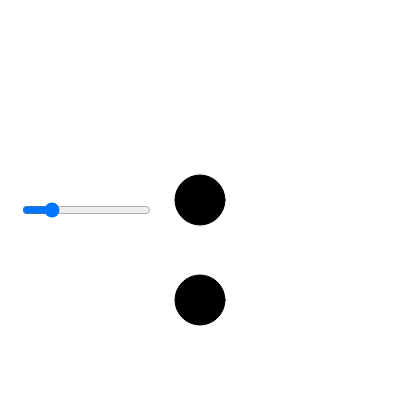
Frame 1 (no input)
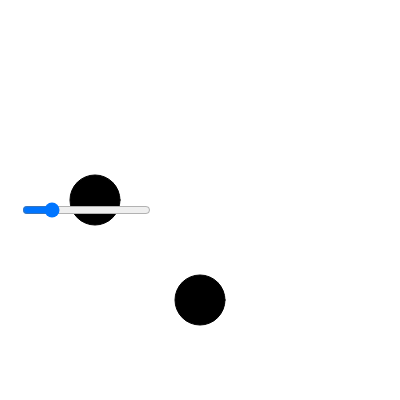
Frame 60 (no input)
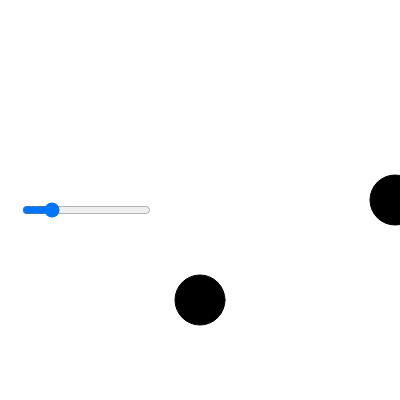
Frame 120 (the mouse pressed at the canvas centre since frame 60)

The p5.js sketch that drew these frames (run headless with seeded random() and noise() and a simulated clock; from frame 60 on, the mouse is pressed at the canvas centre):

// p5.js sketch
// ── sketch.js
var aSlider, bSlider;
var cb;
var barr = [];
function setup() {
  createCanvas(400, 400);
	svalue = createSlider(0, 255);
	svalue.position(20, 200);
	createSlider();
	textSize(20);
	cb = new CButton(200, 200, 50, color(0));
	barr.push(cb);
	cb = new CButton(200, 300, 50, color(0));
	barr.push(cb);

}


function draw() {
  background(255);
	for( i = 0; i < barr.length; i++ ){
	    barr[i].update();
		  barr[i].display();
	}
	barr[0].x = (barr[0].x +5) % width;
}

class CButton{
    constructor(x, y, d, grey){
		  this.x = x;
			this.y = y;
			this.d = d;
			this.grey = grey;
		}
	  update(){
		    if( dist(mouseX, mouseY, this.x, this.y) < this.d )
					this.grey = color(255);
			  else
					this.grey = color(0)
		}
	  display(){
			  fill( this.grey );
		    ellipse(this.x, this.y, this.d, this.d);
		}


}

function keyPressed(){

    if( key == "ArrowRight" ){
			print( barr[0].x );
			barr[0].x += 5;
		}
}
